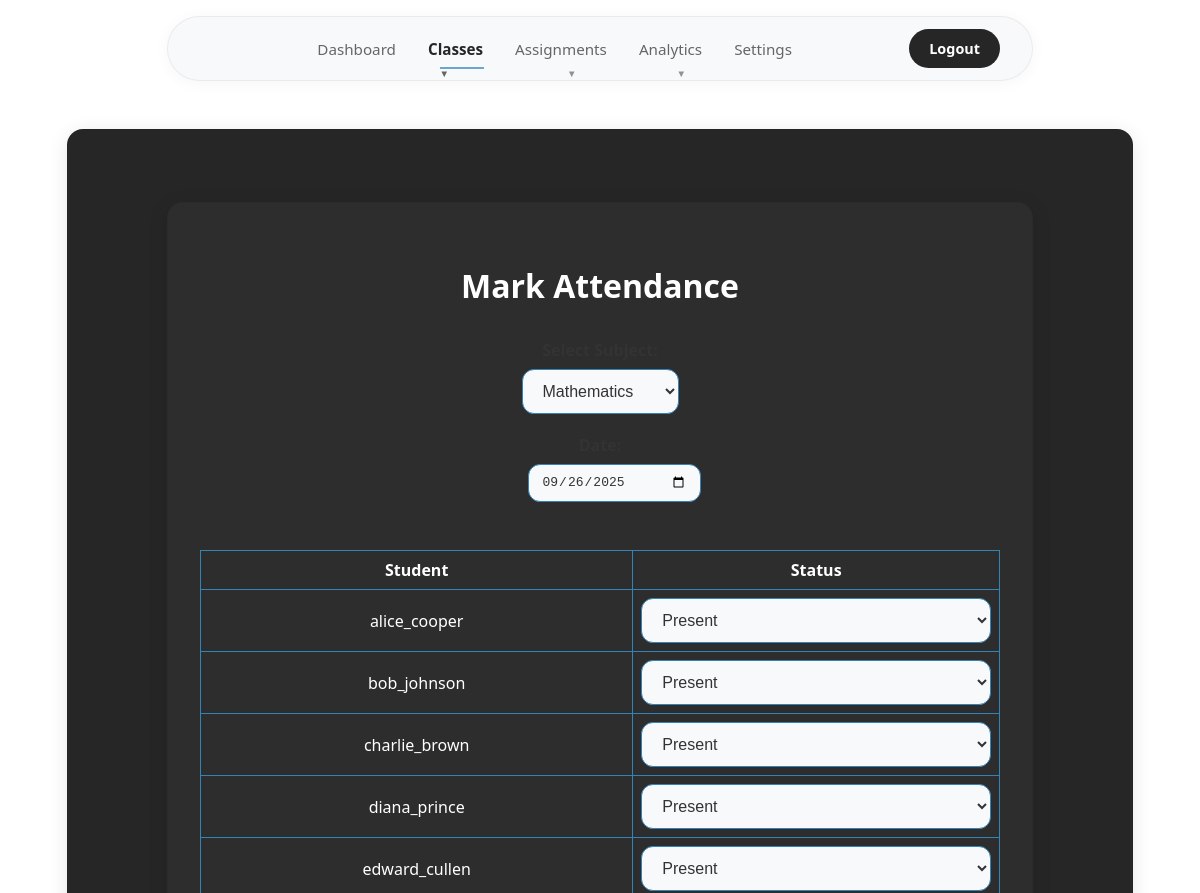
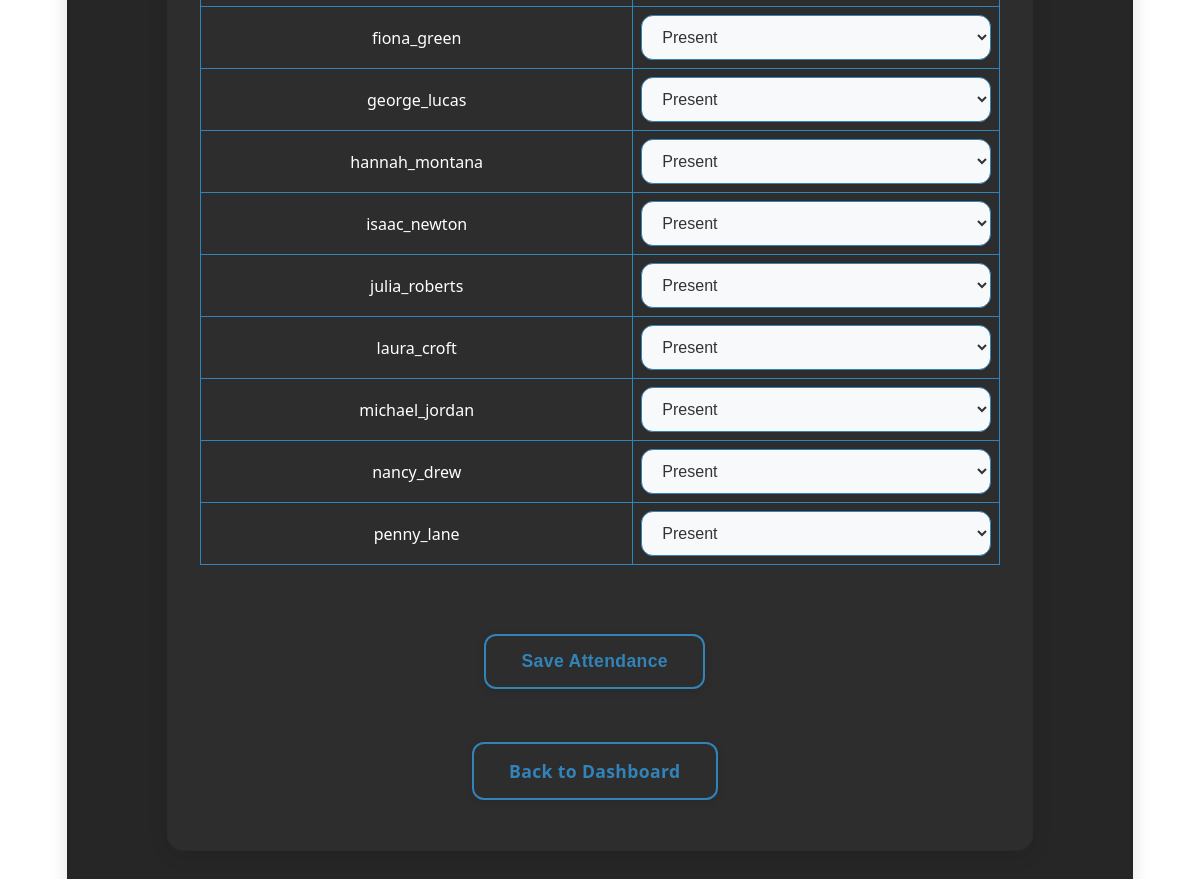
Page /mark_attendance?subject_id=1 (signed in) on the committed database (2 pictures, top to bottom).
### tables this page shows
CREATE TABLE users (
    id INTEGER PRIMARY KEY,
    username TEXT UNIQUE,
    password TEXT,
    role TEXT
, email TEXT, phone TEXT, full_name TEXT);

### app.py (the view, shortened to what this page needs)
@app.route('/mark_attendance', methods=['GET','POST'])
def mark_attendance():
    if not is_teacher():
        return redirect(url_for('login'))
    user_id = session['user_id']
    conn = get_db()
    cur = conn.cursor()
    cur.execute('''CREATE TABLE IF NOT EXISTS attendance (
                        id INTEGER PRIMARY KEY,
                        user_id INTEGER,
                        subject_id INTEGER,
                        date TEXT,
                        present INTEGER
                   )''')
    conn.commit()
    cur.execute('''SELECT id, name FROM subjects WHERE teacher_id = ?''', (user_id,))
    subjects = cur.fetchall()
    today = datetime.now().date().isoformat()
    attendance_data = []
    selected_date = request.args.get('date', today)
    selected_subject = request.args.get('subject_id')
    if selected_subject:
        cur.execute('''
            SELECT
                users.id AS student_id,
                users.username,
                attendance.present,
                attendance.id AS attendance_id
            FROM users
            JOIN enrollments ON users.id = enrollments.user_id
            LEFT JOIN attendance ON (
                attendance.user_id = users.id
                AND attendance.subject_id = ?
                AND attendance.date = ?
            )
            WHERE enrollments.subject_id = ? AND users.role = 'student'
            ORDER BY users.username
        ''', (selected_subject, selected_date, selected_subject))
        attendance_data = cur.fetchall()
    return render_template('mark_attendance.html',
                         subjects=subjects,
                         selected_subject=selected_subject,
                         selected_date=selected_date,
                         attendance_data=attendance_data)

### app.py (called while the page is built)
def is_teacher():
    return session.get('role') == 'teacher'

### templates/mark_attendance.html (shortened to what this page needs)
<!DOCTYPE html>
<html>
<head>
    <link rel="stylesheet" href="/static/styles.css">
</head>
<body>
            <div class="navbar">
        <div class="navbar-container">
            <div class="navbar-links">
                <a href="/teacher_dashboard" class="nav-link">Dashboard</a>
                <div class="dropdown">
                    <a href="#" class="nav-link dropdown-trigger active">Classes</a>
                </div>
                <div class="dropdown">
                    <a href="#" class="nav-link dropdown-trigger">Assignments</a>
                </div>
                <div class="dropdown">
                    <a href="#" class="nav-link dropdown-trigger">Analytics</a>
                </div>
                <a href="/teacher_settings" class="nav-link">Settings</a>
            </div>
            <div class="navbar-actions">
                <a href="/logout" class="nav-btn">Logout</a>
            </div>
        </div>
    </div>
    <div class="container">
        <div class="dashboard-container card-3d">
            <h1>Mark Attendance</h1>
            <form method="GET" class="form-stack" style="max-width: 400px; margin: 0 auto 2em auto; text-align: center;">
                <div>
                    <label for="subject_id">Select Subject:</label>
                    <select name="subject_id" id="subject_id" onchange="this.form.submit()" required>
                        {% for subject in subjects %}
                        <option value="{{ subject['id'] }}" {% if selected_subject == subject['id']|string %}selected{% endif %}>
                            {{ subject['name'] }}
                        </option>
                        {% endfor %}
                    </select>
                </div>
                <div>
                    <label for="date">Date:</label>
                    <input type="date" name="date" id="date" value="{{ selected_date }}" onchange="this.form.submit()" required>
                </div>
            </form>
            {% if attendance_data %}
            <form method="POST" class="form-stack">
                <div class="table-wrapper">
                    <table>
                        <thead>
                            <tr>
                                <th>Student</th>
                                <th>Status</th>
                            </tr>
                        </thead>
                        <tbody>
                            {% for student in attendance_data %}
                            <tr>
                                <td>{{ student['username'] }}</td>
                                <td>
                                    <select name="student_{{ student['student_id'] }}" required>
                                        <option value="present" {% if student['present'] == 1 %}selected{% endif %}>Present</option>
                                    </select>
                                </td>
                            </tr>
                            {% endfor %}
                        </tbody>
                    </table>
                </div>
                <button type="submit" class="btn-3d">Save Attendance</button>
            </form>
            {% elif selected_subject %}
            <p>No students enrolled in this subject.</p>
            {% endif %}
            <div class="action-buttons">
                <a href="/teacher_dashboard" class="btn-3d">Back to Dashboard</a>
            </div>
        </div>
    </div>
</body>
</html>

### static/styles.css (style rules this page uses)
body { background: #ffffff; font-family: 'Segoe UI', 'Arial', sans-serif; color: #262626; margin: 0; padding: 0; min-height: 100vh; }
.navbar { background: transparent; backdrop-filter: none; -webkit-backdrop-filter: none; box-shadow: none; padding: 1rem 0; position: sticky; top: 0; left: 0; right: 0; z-index: 1000; margin-bottom: 0; border: none; width: 100%; }
.navbar-container { max-width: 800px; margin: 0 auto; display: flex; justify-content: space-between; align-items: center; padding: 0.75rem 2rem; height: auto; background: rgba(248, 249, 250, 0.9); backdrop-filter: blur(10px); -webkit-backdrop-filter: blur(10px); border-radius: 50px; border: 1px solid rgba(0, 0, 0, 0.06); box-shadow: 0 2px 16px rgba(0, 0, 0, 0.04); }
.navbar-actions { display: flex; align-items: center; gap: 1rem; }
.navbar-links { display: flex; gap: 2rem; align-items: center; justify-content: center; flex: 1; margin: 0; }
.nav-link { color: #666666; text-decoration: none; font-weight: 500; padding: 0.5rem 0; border-radius: 0; transition: all 0.2s ease; position: relative; font-size: 0.95rem; white-space: nowrap; border: none; background: transparent; }
.nav-link.active { color: #262626; background: transparent; box-shadow: none; border: none; transform: none; font-weight: 600; }
.nav-btn { background: #262626; color: #ffffff; text-decoration: none; font-weight: 600; padding: 0.625rem 1.25rem; border-radius: 25px; transition: all 0.2s ease; font-size: 0.9rem; white-space: nowrap; border: none; }
.nav-link.active::after { width: 80%; }
.nav-link::after { content: ''; position: absolute; bottom: -2px; left: 50%; width: 0; height: 2px; background: #3283b8; transition: all 0.3s ease; transform: translateX(-50%); }
.dropdown { position: relative; display: inline-block; }
.nav-link.dropdown-trigger::after { content: '▼'; font-size: 0.6rem; margin-left: 0.375rem; opacity: 0.7; transition: transform 0.2s ease; }
.dashboard-container { padding: 2.5em 2em; background: #262626; border-radius: 16px; max-width: 1200px; box-shadow: 0 4px 20px rgba(0, 0, 0, 0.1); width: 90%; margin: 2em auto; display: flex; flex-direction: column; align-items: center; border: 1px solid rgba(0, 0, 0, 0.05); }
.container { padding: 2.5em 2em; background: #262626; border-radius: 16px; max-width: 1000px; box-shadow: 0 4px 20px rgba(0, 0, 0, 0.1); width: 90%; margin: 2em auto; display: flex; flex-direction: column; align-items: center; border: 1px solid rgba(0, 0, 0, 0.05); }
.card-3d { background: #2d2d2d; border-radius: 16px; box-shadow: 0 4px 20px rgba(0, 0, 0, 0.1); width: 80%; border: 1px solid rgba(0, 0, 0, 0.05); }
h1, h2, h3 { color: #ffffff;; text-align: center; margin-bottom: 1em; text-decoration: none; }
.form-stack { display: flex; flex-direction: column; gap: 1.2em; width: 100%; align-items: center; }
input, select { padding: 0.75em 1em; border-radius: 12px; border: 1.5px solid hsl(204, 57%, 46%); font-size: 1em; background: #f8f9fa; color: #333333; transition: border 0.2s; outline: none; margin-bottom: 0.5em; width: 100%; max-width: 350px; text-decoration: none; }
.btn-3d { background: #2d2d2d; color: hsl(204, 57%, 46%); border: 2px solid hsl(204, 57%, 46%); border-radius: 12px; padding: 0.85em 2em; font-size: 1.1em; font-weight: 600; box-shadow: 0 2px 10px rgba(0, 0, 0, 0.1); transition: transform 0.12s, box-shadow 0.12s; cursor: pointer; letter-spacing: 0.02em; margin: 0.6em 0.6em 0.6em 0; display: inline-block; text-align: center; text-decoration: none; }
.action-buttons { margin-top: 2em; text-align: center; }
.table-wrapper { width: 100%; max-width: 900px; overflow-x: auto; margin: 0 auto; }
table { width: 100%; max-width: 900px; border-collapse: collapse; margin: 1em auto 2em; }
th, td { padding: 8px; border: 1px solid #3283b8; text-align: center; text-decoration: none; color:#ffffff; }
.form-stack label { text-align: center; width: 100%; display: block; margin-bottom: 0.5em; color: #333333; font-weight: 600; }
.form-stack input, .form-stack select { margin: 0 auto; display: block; width: 100%; max-width: 350px; }
.form-stack button { align-self: center; margin-top: 1em; }
.dashboard-container { max-width: 1200px; margin: 2em auto; padding: 2.5em 2em; }

### rows in the picture
users: username "alice_cooper", id "Present"
users: username "bob_johnson", id "Present"
users: username "charlie_brown", id "Present"
users: username "diana_prince", id "Present"
users: username "edward_cullen", id "Present"
users: username "fiona_green", id "Present"
users: username "george_lucas", id "Present"
users: username "hannah_montana", id "Present"
users: username "isaac_newton", id "Present"
users: username "julia_roberts", id "Present"
users: username "laura_croft", id "Present"
users: username "michael_jordan", id "Present"
users: username "nancy_drew", id "Present"
users: username "penny_lane", id "Present"

### other values in the picture
form field subject_id "Mathematics"
